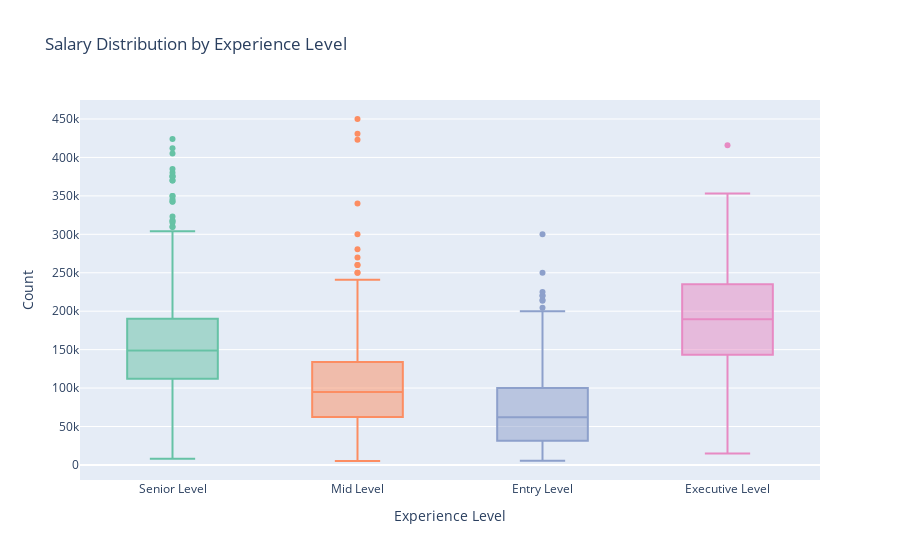
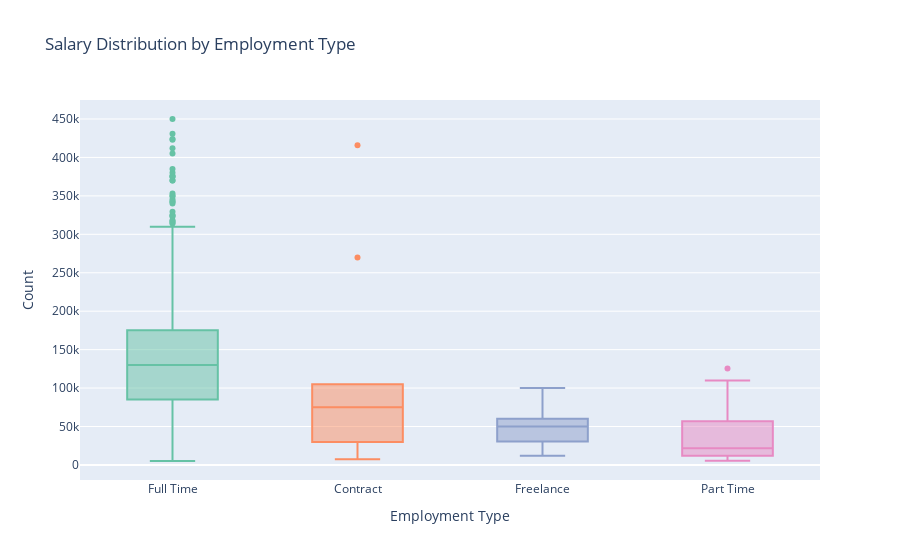
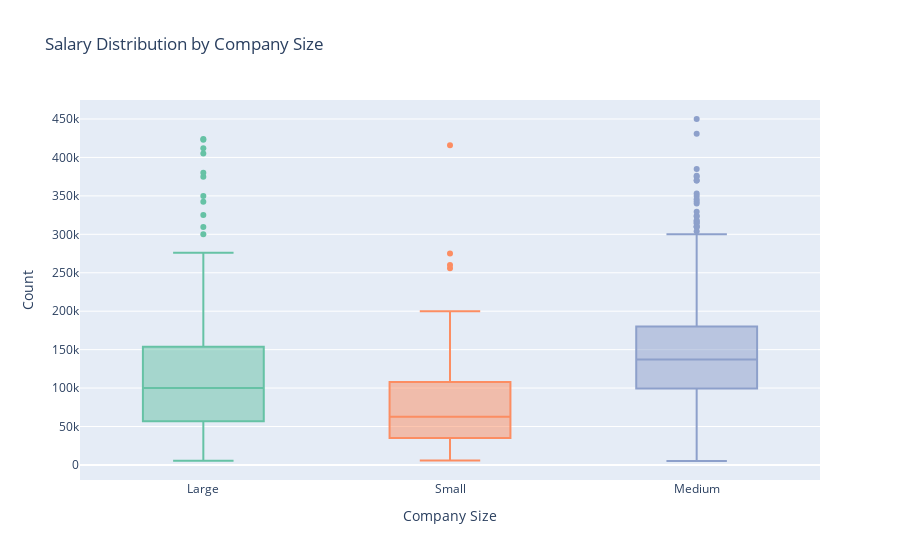
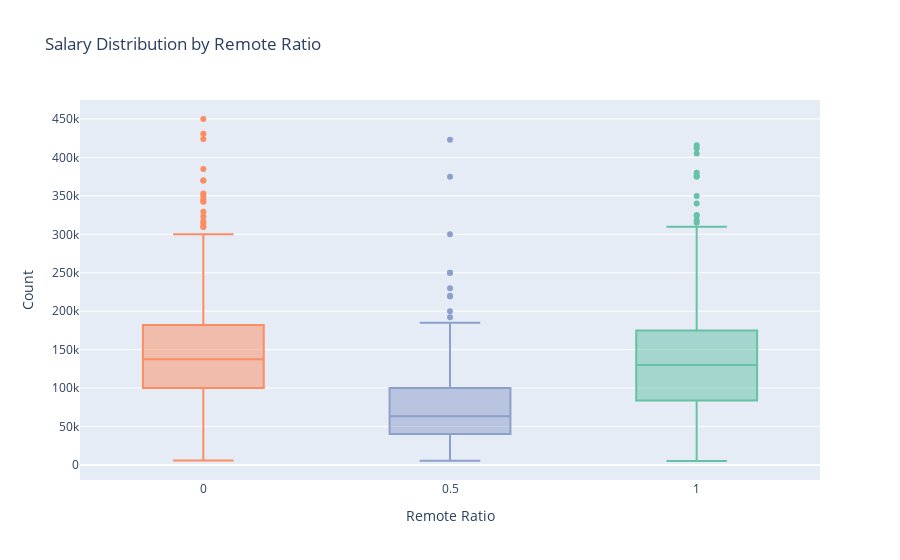

Notebook cell for these charts, in order:
### Markdown cell above
### Employment Type – Count Summary

- **Full-time jobs** dominate by a huge margin, with over **2500 employees**.  
- **Part-time**, **Contract**, and **Freelance** roles are all **very minimal** in comparison, each having a very small count.

**🔍 Conclusion:**  
The overwhelming majority of data science roles are **full-time positions**, with alternative types like part-time or freelance being **rare**. 
This huge gap may reflect the **sensitive nature of data-related work**, where companies prefer **in-house staff** to ensure **security and accountability**, making freelance, part-time, and contract-based roles less common.

### Code cell
# 3. Boxplots for Salary by Categories (Experience Level, Employment Type, Company Size, Remote Ratio)
boxplot_categories = ['experience_level', 'employment_type', 'company_size', 'remote_ratio']

for col in boxplot_categories:
    fig = px.box(
        data_frame=data,
        x=col,
        y="salary_in_usd",
        color=col,
        title=f"Salary Distribution by {col.replace('_', ' ').title()}",
        labels={col: col.replace('_', ' ').title(), "salary_in_usd": "Salary in USD"},
        color_discrete_sequence=px.colors.qualitative.Set2,
        points="outliers"  # Show outlier points
    )
    fig.update_layout(
        xaxis_title=col.replace('_', ' ').title(),
        yaxis_title='Count',
        showlegend=False
    )
    # Optional: show mean marker
    # fig.update_traces(boxmean=True)
    fig.show()

### Figure 1 — Plotly figure (JSON) as saved in the notebook; plotly's stock layout.template omitted (floating-point values rounded to 4 significant figures; data arrays with more than 128 entries replaced by an {"elided": "..."} marker saying what was removed)
{"data": [{"alignmentgroup": "True", "boxpoints": "outliers", "hovertemplate": "Experience Level=%{x}<br>Salary in USD=%{y}<extra></extra>", "legendgroup": "Senior Level", "marker": {"color": "rgb(102,194,165)"}, "name": "Senior Level", "notched": false, "offsetgroup": "Senior Level", "orientation": "v", "showlegend": true, "type": "box", "x": {"elided": "1554 str values"}, "x0": " ", "xaxis": "x", "y": {"elided": "1554 int values"}, "y0": " ", "yaxis": "y"}, {"alignmentgroup": "True", "boxpoints": "outliers", "hovertemplate": "Experience Level=%{x}<br>Salary in USD=%{y}<extra></extra>", "legendgroup": "Mid Level", "marker": {"color": "rgb(252,141,98)"}, "name": "Mid Level", "notched": false, "offsetgroup": "Mid Level", "orientation": "v", "showlegend": true, "type": "box", "x": {"elided": "664 str values"}, "x0": " ", "xaxis": "x", "y": {"elided": "664 int values"}, "y0": " ", "yaxis": "y"}, {"alignmentgroup": "True", "boxpoints": "outliers", "hovertemplate": "Experience Level=%{x}<br>Salary in USD=%{y}<extra></extra>", "legendgroup": "Entry Level", "marker": {"color": "rgb(141,160,203)"}, "name": "Entry Level", "notched": false, "offsetgroup": "Entry Level", "orientation": "v", "showlegend": true, "type": "box", "x": {"elided": "270 str values"}, "x0": " ", "xaxis": "x", "y": {"elided": "270 int values"}, "y0": " ", "yaxis": "y"}, {"alignmentgroup": "True", "boxpoints": "outliers", "hovertemplate": "Experience Level=%{x}<br>Salary in USD=%{y}<extra></extra>", "legendgroup": "Executive Level", "marker": {"color": "rgb(231,138,195)"}, "name": "Executive Level", "notched": false, "offsetgroup": "Executive Level", "orientation": "v", "showlegend": true, "type": "box", "x": ["Executive Level", "Executive Level", "Executive Level", "Executive Level", "Executive Level", "Executive Level", "Executive Level", "Executive Level", "Executive Level", "Executive Level", "Executive Level", "Executive Level", "Executive Level", "Executive Level", "Executive Level", "Executive Level", "Executive Level", "Executive Level", "Executive Level", "Executive Level", "Executive Level", "Executive Level", "Executive Level", "Executive Level", "Executive Level", "Executive Level", "Executive Level", "Executive Level", "Executive Level", "Executive Level", "Executive Level", "Executive Level", "Executive Level", "Executive Level", "Executive Level", "Executive Level", "Executive Level", "Executive Level", "Executive Level", "Executive Level", "Executive Level", "Executive Level", "Executive Level", "Executive Level", "Executive Level", "Executive Level", "Executive Level", "Executive Level", "Executive Level", "Executive Level", "Executive Level", "Executive Level", "Executive Level", "Executive Level", "Executive Level", "Executive Level", "Executive Level", "Executive Level", "Executive Level", "Executive Level", "Executive Level", "Executive Level", "Executive Level", "Executive Level", "Executive Level", "Executive Level", "Executive Level", "Executive Level", "Executive Level", "Executive Level", "Executive Level", "Executive Level", "Executive Level", "Executive Level", "Executive Level", "Executive Level", "Executive Level", "Executive Level", "Executive Level", "Executive Level", "Executive Level", "Executive Level", "Executive Level", "Executive Level", "Executive Level", "Executive Level", "Executive Level", "Executive Level", "Executive Level", "Executive Level", "Executive Level", "Executive Level", "Executive Level", "Executive Level", "Executive Level", "Executive Level"], "x0": " ", "xaxis": "x", "y": [258750, 185000, 15000, 220000, 205000, 329500, 269600, 145000, 115000, 175000, 110000, 221000, 153000, 200000, 145000, 180000, 155000, 286000, 207000, 353200, 249300, 100000, 265000, 235000, 194500, 115500, 210914, 116704, 167500, 106500, 310000, 239000, 106000, 160288, 127467, 210000, 284000, 236000, 155000, 140000, 314100, 195800, 200000, 300000, 196200, 150900, 200000, 145000, 310000, 239000, 159000, 130000, 205000, 160000, 210000, 157000, 125976, 187200, 116100, 222640, 182160, 297500, 260000, 200000, 180000, 200000, 200000, 150000, 84053, 260500, 175100, 115222, 76309, 242000, 200000, 130000, 110000, 224000, 167875, 175000, 135000, 324000, 216000, 192037, 250000, 130026, 85000, 230000, 153667, 235000, 150000, 79833, 141846, 69741, 416000, 325000], "y0": " ", "yaxis": "y"}], "layout": {"boxmode": "overlay", "legend": {"title": {"text": "Experience Level"}, "tracegroupgap": 0}, "showlegend": false, "title": {"text": "Salary Distribution by Experience Level"}, "xaxis": {"anchor": "y", "categoryarray": ["Senior Level", "Mid Level", "Entry Level", "Executive Level"], "categoryorder": "array", "domain": [0, 1], "title": {"text": "Experience Level"}}, "yaxis": {"anchor": "x", "domain": [0, 1], "title": {"text": "Count"}}}}

### Figure 2 — Plotly figure (JSON) as saved in the notebook; plotly's stock layout.template omitted (floating-point values rounded to 4 significant figures; data arrays with more than 128 entries replaced by an {"elided": "..."} marker saying what was removed)
{"data": [{"alignmentgroup": "True", "boxpoints": "outliers", "hovertemplate": "Employment Type=%{x}<br>Salary in USD=%{y}<extra></extra>", "legendgroup": "Full Time", "marker": {"color": "rgb(102,194,165)"}, "name": "Full Time", "notched": false, "offsetgroup": "Full Time", "orientation": "v", "showlegend": true, "type": "box", "x": {"elided": "2547 str values"}, "x0": " ", "xaxis": "x", "y": {"elided": "2547 int values"}, "y0": " ", "yaxis": "y"}, {"alignmentgroup": "True", "boxpoints": "outliers", "hovertemplate": "Employment Type=%{x}<br>Salary in USD=%{y}<extra></extra>", "legendgroup": "Contract", "marker": {"color": "rgb(252,141,98)"}, "name": "Contract", "notched": false, "offsetgroup": "Contract", "orientation": "v", "showlegend": true, "type": "box", "x": ["Contract", "Contract", "Contract", "Contract", "Contract", "Contract", "Contract", "Contract", "Contract", "Contract"], "x0": " ", "xaxis": "x", "y": [30000, 25500, 90000, 60000, 7500, 30469, 270000, 105000, 416000, 100000], "y0": " ", "yaxis": "y"}, {"alignmentgroup": "True", "boxpoints": "outliers", "hovertemplate": "Employment Type=%{x}<br>Salary in USD=%{y}<extra></extra>", "legendgroup": "Freelance", "marker": {"color": "rgb(141,160,203)"}, "name": "Freelance", "notched": false, "offsetgroup": "Freelance", "orientation": "v", "showlegend": true, "type": "box", "x": ["Freelance", "Freelance", "Freelance", "Freelance", "Freelance", "Freelance", "Freelance", "Freelance", "Freelance", "Freelance"], "x0": " ", "xaxis": "x", "y": [50000, 50000, 50000, 100000, 45555, 30523, 100000, 20000, 12000, 60000], "y0": " ", "yaxis": "y"}, {"alignmentgroup": "True", "boxpoints": "outliers", "hovertemplate": "Employment Type=%{x}<br>Salary in USD=%{y}<extra></extra>", "legendgroup": "Part Time", "marker": {"color": "rgb(231,138,195)"}, "name": "Part Time", "notched": false, "offsetgroup": "Part Time", "orientation": "v", "showlegend": true, "type": "box", "x": ["Part Time", "Part Time", "Part Time", "Part Time", "Part Time", "Part Time", "Part Time", "Part Time", "Part Time", "Part Time", "Part Time", "Part Time", "Part Time", "Part Time", "Part Time", "Part Time", "Part Time"], "x0": " ", "xaxis": "x", "y": [34320, 17779, 25216, 12000, 125404, 19073, 110000, 52533, 100000, 10354, 12000, 5409, 15966, 69741, 28609, 21669, 12000], "y0": " ", "yaxis": "y"}], "layout": {"boxmode": "overlay", "legend": {"title": {"text": "Employment Type"}, "tracegroupgap": 0}, "showlegend": false, "title": {"text": "Salary Distribution by Employment Type"}, "xaxis": {"anchor": "y", "categoryarray": ["Full Time", "Contract", "Freelance", "Part Time"], "categoryorder": "array", "domain": [0, 1], "title": {"text": "Employment Type"}}, "yaxis": {"anchor": "x", "domain": [0, 1], "title": {"text": "Count"}}}}

### Figure 3 — Plotly figure (JSON) as saved in the notebook; plotly's stock layout.template omitted (floating-point values rounded to 4 significant figures; data arrays with more than 128 entries replaced by an {"elided": "..."} marker saying what was removed)
{"data": [{"alignmentgroup": "True", "boxpoints": "outliers", "hovertemplate": "Company Size=%{x}<br>Salary in USD=%{y}<extra></extra>", "legendgroup": "Large", "marker": {"color": "rgb(102,194,165)"}, "name": "Large", "notched": false, "offsetgroup": "Large", "orientation": "v", "showlegend": true, "type": "box", "x": {"elided": "409 str values"}, "x0": " ", "xaxis": "x", "y": {"elided": "409 int values"}, "y0": " ", "yaxis": "y"}, {"alignmentgroup": "True", "boxpoints": "outliers", "hovertemplate": "Company Size=%{x}<br>Salary in USD=%{y}<extra></extra>", "legendgroup": "Small", "marker": {"color": "rgb(252,141,98)"}, "name": "Small", "notched": false, "offsetgroup": "Small", "orientation": "v", "showlegend": true, "type": "box", "x": {"elided": "147 str values"}, "x0": " ", "xaxis": "x", "y": {"elided": "147 int values"}, "y0": " ", "yaxis": "y"}, {"alignmentgroup": "True", "boxpoints": "outliers", "hovertemplate": "Company Size=%{x}<br>Salary in USD=%{y}<extra></extra>", "legendgroup": "Medium", "marker": {"color": "rgb(141,160,203)"}, "name": "Medium", "notched": false, "offsetgroup": "Medium", "orientation": "v", "showlegend": true, "type": "box", "x": {"elided": "2028 str values"}, "x0": " ", "xaxis": "x", "y": {"elided": "2028 int values"}, "y0": " ", "yaxis": "y"}], "layout": {"boxmode": "overlay", "legend": {"title": {"text": "Company Size"}, "tracegroupgap": 0}, "showlegend": false, "title": {"text": "Salary Distribution by Company Size"}, "xaxis": {"anchor": "y", "categoryarray": ["Large", "Small", "Medium"], "categoryorder": "array", "domain": [0, 1], "title": {"text": "Company Size"}}, "yaxis": {"anchor": "x", "domain": [0, 1], "title": {"text": "Count"}}}}

### Figure 4 — Plotly figure (JSON) as saved in the notebook; plotly's stock layout.template omitted (floating-point values rounded to 4 significant figures; data arrays with more than 128 entries replaced by an {"elided": "..."} marker saying what was removed)
{"data": [{"alignmentgroup": "True", "boxpoints": "outliers", "hovertemplate": "Remote Ratio=%{x}<br>Salary in USD=%{y}<extra></extra>", "legendgroup": "1.0", "marker": {"color": "rgb(102,194,165)"}, "name": "1.0", "notched": false, "offsetgroup": "1.0", "orientation": "v", "showlegend": true, "type": "box", "x": {"elided": "1211 float values"}, "x0": " ", "xaxis": "x", "y": {"elided": "1211 int values"}, "y0": " ", "yaxis": "y"}, {"alignmentgroup": "True", "boxpoints": "outliers", "hovertemplate": "Remote Ratio=%{x}<br>Salary in USD=%{y}<extra></extra>", "legendgroup": "0.0", "marker": {"color": "rgb(252,141,98)"}, "name": "0.0", "notched": false, "offsetgroup": "0.0", "orientation": "v", "showlegend": true, "type": "box", "x": {"elided": "1186 float values"}, "x0": " ", "xaxis": "x", "y": {"elided": "1186 int values"}, "y0": " ", "yaxis": "y"}, {"alignmentgroup": "True", "boxpoints": "outliers", "hovertemplate": "Remote Ratio=%{x}<br>Salary in USD=%{y}<extra></extra>", "legendgroup": "0.5", "marker": {"color": "rgb(141,160,203)"}, "name": "0.5", "notched": false, "offsetgroup": "0.5", "orientation": "v", "showlegend": true, "type": "box", "x": {"elided": "187 float values"}, "x0": " ", "xaxis": "x", "y": {"elided": "187 int values"}, "y0": " ", "yaxis": "y"}], "layout": {"boxmode": "overlay", "legend": {"title": {"text": "Remote Ratio"}, "tracegroupgap": 0}, "showlegend": false, "title": {"text": "Salary Distribution by Remote Ratio"}, "xaxis": {"anchor": "y", "categoryarray": [1, 0, 0.5], "categoryorder": "array", "domain": [0, 1], "title": {"text": "Remote Ratio"}}, "yaxis": {"anchor": "x", "domain": [0, 1], "title": {"text": "Count"}}}}
